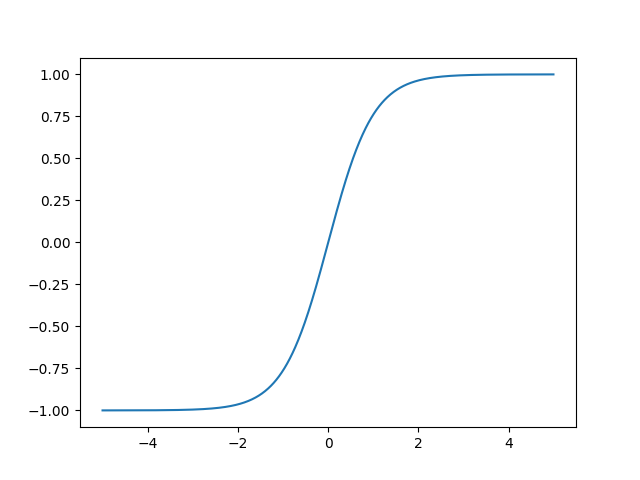

Recreate this plot in Python.
import numpy as np
from matplotlib import pyplot as plt


def tanh(x):
    return np.tanh(x)


x = np.arange(-5, 5, 0.01)
fx = tanh(x)
plt.plot(x, fx)
plt.savefig("tanh.png")
